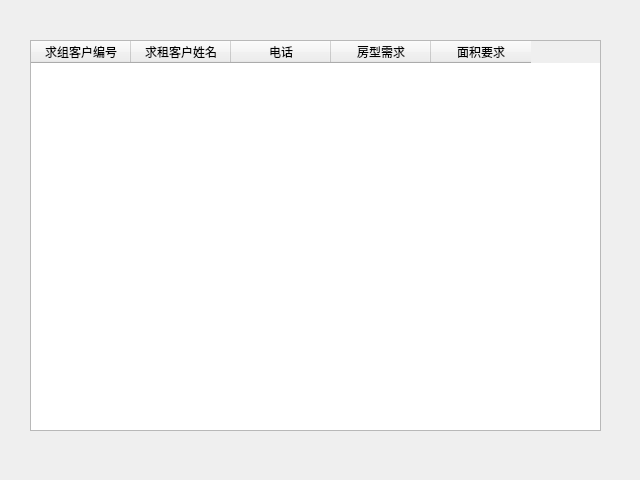
<?xml version="1.0" encoding="UTF-8"?>
<ui version="4.0">
 <class>sentwindow</class>
 <widget class="QDialog" name="sentwindow">
  <property name="geometry">
   <rect>
    <x>0</x>
    <y>0</y>
    <width>640</width>
    <height>480</height>
   </rect>
  </property>
  <property name="windowTitle">
   <string>Dialog</string>
  </property>
  <widget class="QTableWidget" name="tableWidget">
   <property name="geometry">
    <rect>
     <x>30</x>
     <y>40</y>
     <width>571</width>
     <height>391</height>
    </rect>
   </property>
   <column>
    <property name="text">
     <string>求组客户编号</string>
    </property>
   </column>
   <column>
    <property name="text">
     <string>求租客户姓名</string>
    </property>
   </column>
   <column>
    <property name="text">
     <string>电话</string>
    </property>
   </column>
   <column>
    <property name="text">
     <string>房型需求</string>
    </property>
   </column>
   <column>
    <property name="text">
     <string>面积要求</string>
    </property>
   </column>
  </widget>
 </widget>
 <resources/>
 <connections/>
</ui>
